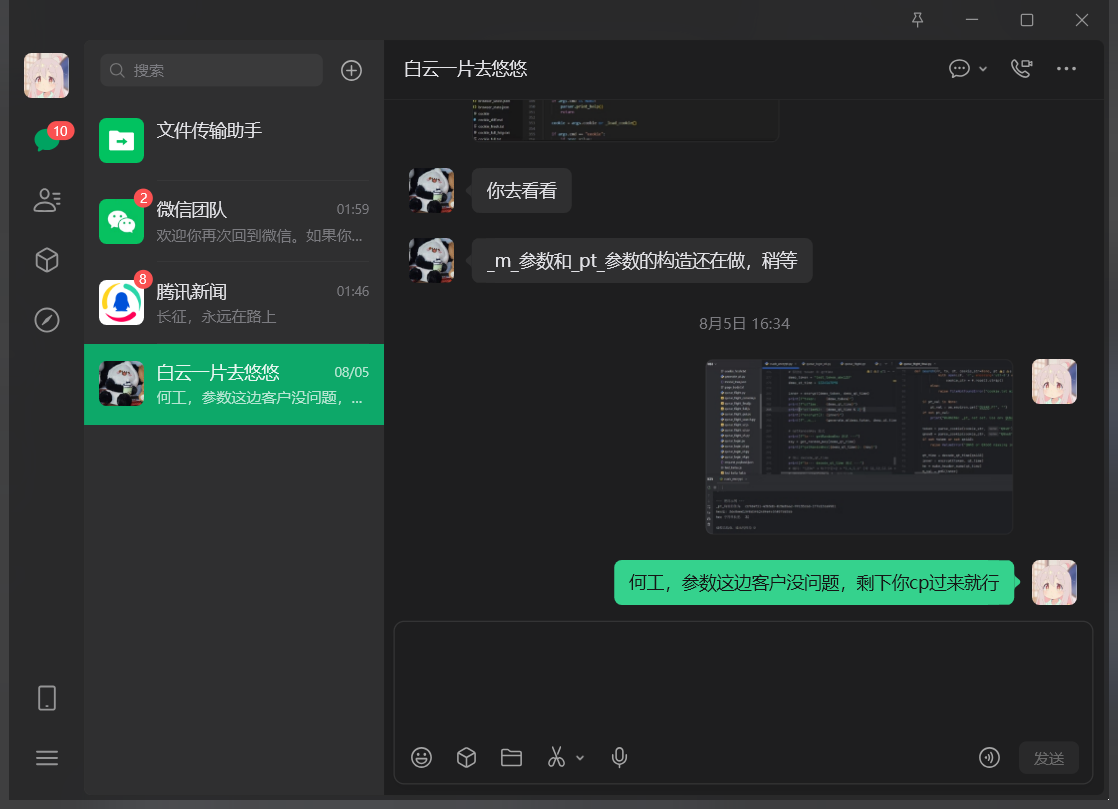
#> input picture tests/fixtures/ocr/live_restored.png, 1118 x 809 px; its folder holds 2 pictures in this run
$ python build_human_tone.py --img-dir ../tests/fixtures/ocr
#> lines starting #> are read from the running program, lines starting #| are printed output that depends on the picture
### agi/paths.py
# -*- coding: utf-8 -*-
"""P0-3：可配置的路径根（agent home）——不再把 ``E:\\agent`` 写死在代码里。

解析优先级（``agent_home()``）：
1. 环境变量 ``AGENT_HOME``
2. 环境变量 ``SOULAGENT_AGENT_HOME``
3. 配置文件 ``agi/data/paths.json`` 的 ``agent_home`` 字段
4. 默认 ``E:\\agent``（保持老机器零配置行为）

``agi/data/paths.json`` 还可以覆盖各子目录（``models_dir`` / ``gguf_dir`` /
``adapters_dir`` / ``logs_dir`` / ``venv312_python`` / ``llama_bin`` /
``convert_dir`` / ``tmp_dir`` / ``qq_export_dir`` / ``backups_dir``），
环境变量同名大写（如 ``AGENT_MODELS_DIR``）优先于文件。

用法::

    from agi.paths import agent_home, agent_path, models_dir, gguf_dir

    agent_home()                       # Path("D:/agent") 之类
    agent_path("output/gguf")          # <agent_home>/output/gguf
    models_dir() / "Qwen2.5-0.5B-Instruct"

迁移：把 ``E:\\agent`` 挪到 ``D:\\agent``，只改 ``agi/data/paths.json`` 或设
``AGENT_HOME=D:\\agent`` 即可；详见 ``docs/PATHS.md``。
"""
from __future__ import annotations

import json
import os
from pathlib import Path
from typing import Any

#: 仓库根目录（agi/ 的上一级）
REPO_ROOT = Path(__file__).resolve().parents[1]
#: 可选的本地配置文件（不入库；参考 docs/PATHS.md）
PATHS_JSON = REPO_ROOT / "agi" / "data" / "paths.json"
DEFAULT_AGENT_HOME = r"E:\agent"


def _env(name: str) -> str:
    return str(os.environ.get(name) or "").strip()


def _read_config() -> dict:
    try:
        raw = json.loads(PATHS_JSON.read_text(encoding="utf-8"))
        return raw if isinstance(raw, dict) else {}
    except Exception:  # noqa: BLE001 - 没配置/坏 JSON 用默认
        return {}


def _resolve(value: Any) -> Path | None:
    text = str(value or "").strip()
    if not text:
        return None
    path = Path(os.path.expandvars(os.path.expanduser(text)))
    if not path.is_absolute():
        path = REPO_ROOT / path
    return path


def agent_home() -> Path:
    """agent 数据根：AGENT_HOME → SOULAGENT_AGENT_HOME → paths.json → E:\\agent。"""
    for name in ("AGENT_HOME", "SOULAGENT_AGENT_HOME"):
        value = _env(name)
        if value:
            resolved = _resolve(value)
            if resolved is not None:
                return resolved
    configured = _resolve(_read_config().get("agent_home"))
    return configured if configured is not None else Path(DEFAULT_AGENT_HOME)


#: 数据根 / 日志根 / 根配置文件的环境变量（测试与多实例隔离用；生产不设置即保持历史路径）
DATA_DIR_ENV = "SOULAGENT_DATA_DIR"
LOG_DIR_ENV = "SOULAGENT_LOG_DIR"
CONFIG_ENV = "SOULAGENT_CONFIG_PATH"
WEB_CONFIG_ENV = "SOULAGENT_WEB_CONFIG"


# [45 lines left out: functions data_dir, log_dir, config_path, web_config_path, not called in this run]


def agent_path(*parts: str) -> Path:
    """``agent_home()/parts...``；parts 可以带 ``/`` 或 ``\\``。"""
    path = agent_home()
    for part in parts:
        text = str(part or "").strip().strip("/\\")
        if not text:
            continue
        for piece in text.replace("\\", "/").split("/"):
            if piece:
                path = path / piece
    return path


# [10 lines left out: function _dir, not called in this run]


def models_dir() -> Path:
    """模型目录（HF/GGUF 原始权重），默认 <home>/models。"""
    return _dir("models_dir", ("models",))


def gguf_dir() -> Path:
    """导出 GGUF 目录，默认 <home>/output/gguf。"""
    return _dir("gguf_dir", ("output", "gguf"))


def adapters_dir() -> Path:
    """LoRA/adapter 训练产物根（各次实验在其中建子目录），默认 <home>/output。"""
    return _dir("adapters_dir", ("output",))


def output_dir() -> Path:
    """训练/导出产物根，默认 <home>/output。"""
    return _dir("output_dir", ("output",))


def logs_dir() -> Path:
    """训练/评测/桌面日志目录，默认 <home>/logs。"""
    return _dir("logs_dir", ("logs",))


# [11 lines left out: function venv312_python, not called in this run]


def llama_bin() -> Path:
    """llama.cpp 二进制目录，默认 <home>/llama/cuda。"""
    return _dir("llama_bin", ("llama", "cuda"))


def convert_dir() -> Path:
    """llama.cpp convert 脚本目录，默认 <home>/llama/convert。"""
    return _dir("convert_dir", ("llama", "convert"))


def torch_lib_dir() -> Path:
    """venv312 的 torch/lib（Windows DLL 搜索用），默认 <home>/venv312/Lib/site-packages/torch/lib。"""
    return agent_path("venv312", "Lib", "site-packages", "torch", "lib")


def tmp_dir() -> Path:
    """临时中间产物，默认 <home>/tmp。"""
    return _dir("tmp_dir", ("tmp",))


def qq_export_dir() -> Path:
    """QQ 导出语料目录，默认 <home>/qq_export/c2c。"""
    return _dir("qq_export_dir", ("qq_export", "c2c"))


def backups_dir() -> Path:
    """控制台/数据库备份目录，默认 <home>/backups。"""
    return _dir("backups_dir", ("backups",))


# --------------------------------------------------------------------------- #
# V1 bot 工作区：bots/<id>/ 是唯一数据源（见 docs/plans/64）
# --------------------------------------------------------------------------- #
#: bot 根目录环境变量（优先级最高；803 启动 801/802 时注入）
BOT_ROOT_ENV = "SOULAGENT_BOT_ROOT"
BOTS_DIRNAME = "bots"


def bots_dir() -> Path:
    """仓库内 bot 目录：``<repo>/bots``。"""
    return REPO_ROOT / BOTS_DIRNAME


# [70 lines left out: functions bot_root, bot_path, describe, _source, not called in this run]

### tools/build_human_tone.py
# -*- coding: utf-8 -*-
"""P2-a 真人语气语料构建器：聊天截图 OCR + 项目真实消息 → corpus / profile / fewshot。

数据来源（全部只读）：
1. 5 张真实微信聊天截图：
   - ``C:\\Users\\Administrator\\Desktop\\img\\*.jpg``（4 张「羽毛球群」短聊天，朋友A）
   - ``8b9f2a84862977a59a2e1076cd567668.jpg`` 是与朋友B 的长聊天（已切到
     ``E:\\agent\\tmp\\girl_chat\\part00..06.png``）
   - 用 Windows.Media.Ocr 重新 OCR（**带每行 bounding box**，才能按气泡颜色分 speaker）；
     ``E:\\agent\\logs\\chat_ocr.txt`` 是 Lead 早期无坐标的 OCR，只作对照，不参与构建。
2. 项目内真实联系人库 ``agi/data/selflearn/wechat_contacts/*.sqlite3`` 的 messages 表：
   role=user 的消息 = 用户本人真实输入（只读连接，``mode=ro``）。
3. ``log/messages.jsonl``：**探测后不纳入**——其中 sender=self 的 758 条（85 unique）绝大多数
   是 AI 代发回复 / 测试回环 / 表情占位（如「在，什么事？」「[微笑]」「已润用工具…」），
   不是用户真人输入；放进 self 语料会污染语气画像。详见 profile.md「数据来源与取舍」。

清洗规则：
- 去 OCR 字间空格、时间戳行、顶部状态栏/联系人名、系统消息（撤回/拍了拍/红包等）、
  头像水印乱码（几何位置识别：右边缘 x>0.85W 且 h<=22 的小字块）、纯表情/贴图 OCR 噪声；
- 同一气泡被折行/被 OCR 拆断 → 按行间距 + 对齐方式合并；quote 引用条（「昵称：内容」）丢弃；
- speaker 由气泡颜色判定：微信绿气泡 (≈62,181,117) = self（用户本人，右侧），
  深灰气泡 (≈44,44,44) / 浅色气泡 = other；黑色 (17,17,17) 是顶栏，直接丢；
- 隐私：真实昵称→朋友A/B/C、昵称→[昵称]；6 位以上数字串→[号码]；wxid/邮箱/URL/本地路径→占位符；
- 去重：完全相同文本（按 speaker 分别）只留一条并累计 count。

产出：
- ``agi/eval_data/human_tone/corpus.jsonl``：{id, source, speaker, text, ts_hint, lang, count}
- ``agi/eval_data/human_tone/profile.md``：self 语料统计（句尾标点分布/长度/口语词/emoji/连发）
  + 与当前 AI 输出（联系人库 assistant 消息）的差距结论；末尾附机器可读 JSON（测试用）
- ``agi/eval_data/human_tone/fewshot.json``：20 条真实语气样例（去隐私）

用法::

    # 正常构建（有 E:\\agent\\tmp\\ocr_lines.json 缓存就直接用，否则先跑 Windows OCR）
    E:\\agent\\venv312\\Scripts\\python.exe tools/build_human_tone.py

    # 只看统计不落盘
    E:\\agent\\venv312\\Scripts\\python.exe tools/build_human_tone.py --dry-run

    # 强制重新 OCR
    E:\\agent\\venv312\\Scripts\\python.exe tools/build_human_tone.py --ocr

注意：本脚本不训练、不写 agi/data；contacts DB 用只读 URI 打开。
"""
from __future__ import annotations

import argparse
import json
import re
import statistics
import subprocess
import sys
import tempfile
from collections import Counter, OrderedDict
from pathlib import Path
import sys as _sys
from pathlib import Path as _Path
_ROOT = _Path(__file__).resolve().parents[1]
if str(_ROOT) not in _sys.path:
    _sys.path.insert(0, str(_ROOT))
from agi.paths import agent_path


ROOT = Path(__file__).resolve().parents[1]
OUT_DIR = ROOT / "agi" / "eval_data" / "human_tone"
CONTACTS_DIR = ROOT / "agi" / "data" / "selflearn" / "wechat_contacts"
SCREENSHOT_DIR = Path(r"C:\Users\Administrator\Desktop\img")
GIRL_PARTS_DIR = agent_path(r"tmp\girl_chat")
OCR_CACHE = agent_path(r"tmp\ocr_lines.json")
LONG_IMAGE = "8b9f2a84862977a59a2e1076cd567668.jpg"
LANG = "zh"

# --------------------------------------------------------------------------- #
# 隐私 / 清洗配置
# --------------------------------------------------------------------------- #
#: 截图里能识别的真实称呼 → 占位（小肥羊是用户本人昵称，quote 条会丢弃，仍兜底替换）
NAME_MAP = OrderedDict([
    # 长昵称/全名在前，避免子串漏替
    ("羽毛球群的小杰", "朋友A"),
    ("小杰", "朋友A"),
    ("罗煜莹", "朋友B"),
    ("犯错不睡觉", "朋友B"),
    ("刘武广", "朋友C"),
    ("邱宋凯", "朋友D"),
    ("马骏", "朋友E"),
    ("周酷诗", "朋友F"),
    ("老梅菜", "朋友G"),
    ("梅菜", "朋友G"),
    ("坤哥", "朋友H"),
    ("小黑子", "朋友I"),
    ("汉堡", "朋友J"),
    ("何工", "朋友K"),
    ("色逼", "朋友C"),
    ("小肥羊", "[昵称]"),
    ("白云一片去悠悠", "[昵称]"),
    # 公司/组织名给占位
    ("德赛", "[公司]"),
])
#: 测试/隐私扫描用：这些真实称呼不得出现在任何产出里
REAL_NAME_BLOCKLIST = tuple(NAME_MAP.keys()) + ("何工", "刘工", "周棋")
#: 头像水印 OCR 乱码（几何规则之外再兜底扫一遍）
OCR_GARBAGE_TOKENS = ("我張八又", "我嫵不次", "我八又", "張不", "弳八", "嫵八又", "艹八又")
GARBAGE_CHARS = set("張嫵弳乂亻忄刖")
SYSTEM_PATTERNS = (
    "撤回了一条消息", "拍了拍", "以上是打招呼", "你已添加", "红包", "领取了",
    "开启了好友验证", "消息已发出,但被对方拒收", "加入群聊",
)
TIME_RE = re.compile(
    r"(凌晨|早上|上午|中午|下午|傍晚|晚上|昨天|今天|前天|星期|周[一二三四五六日天])"
    r"|(\d{1,2}\s*月\s*\d{1,2}\s*[日号])"
)
URL_RE = re.compile(r"https?://\S+")
WXID_RE = re.compile(r"wxid_[0-9A-Za-z_:]+")
PHONE_RE = re.compile(r"(?<!\d)1[3-9]\d{9}(?!\d)")
CODEFIX_RE = re.compile(r"(?<!\d)\d{6,}(?!\d)")
EMAIL_RE = re.compile(r"[A-Za-z0-9._%+-]+@[A-Za-z0-9.-]+\.[A-Za-z]{2,}")
PATH_RE = re.compile(r"[A-Za-z]:[\\/][^\s，。；、\"'）)]*")
INSTITUTION_RE = re.compile(r"(?:人民|附属|中心|第[一二三四五六七八九十]+)医院")
QUOTE_RE = re.compile(r"^[^\s：:]{1,8}\s*[：:]\s*\S")
EMOJI_RE = re.compile(
    "[\U0001F000-\U0001FAFF\u2600-\u27BF\u2B00-\u2BFF\U0001F1E6-\U0001F1FF]"
)
TEXT_EMOJI_RE = re.compile(r"\[[^\[\]]{1,8}\]")
CJK_RE = re.compile(r"[\u4e00-\u9fff]")
ASCII_ALLOW = {"ok", "ok了", "okay", "sorry", "lol", "lsp", "886", "666"}
#: OCR 单字消息白名单（其它 1 字基本是贴图/头像残片）
OCR_SINGLE_ALLOW = {"诶", "欸", "嗯", "哦", "行", "好", "啊", "呀", "哈", "？", "?"}


# --------------------------------------------------------------------------- #
# OCR（Windows.Media.Ocr，带 bounding box）
# --------------------------------------------------------------------------- #
OCR_PS1 = r"""
$ErrorActionPreference = 'Stop'
Add-Type -AssemblyName System.Runtime.WindowsRuntime
$null = [Windows.Media.Ocr.OcrEngine, Windows.Foundation, ContentType = WindowsRuntime]
$null = [Windows.Storage.StorageFile, Windows.Foundation, ContentType = WindowsRuntime]
$null = [Windows.Graphics.Imaging.BitmapDecoder, Windows.Foundation, ContentType = WindowsRuntime]
$null = [Windows.Globalization.Language, Windows.Foundation, ContentType = WindowsRuntime]
function Await($WinRtTask, $ResultType) {
    $asTask = ([System.WindowsRuntimeSystemExtensions].GetMethods() | Where-Object {
        $_.Name -eq 'AsTask' -and $_.GetParameters().Count -eq 1 -and
        $_.GetParameters()[0].ParameterType.Name -eq 'IAsyncOperation`1' })[0]
    $netTask = $asTask.MakeGenericMethod($ResultType).Invoke($null, @($WinRtTask))
    $netTask.Wait(-1) | Out-Null
    $netTask.Result
}
$lang = [Windows.Globalization.Language]::new('zh-Hans-CN')
$engine = [Windows.Media.Ocr.OcrEngine]::TryCreateFromLanguage($lang)
if (-not $engine) { throw 'OCR engine unavailable' }
$all = @()
foreach ($f in $args) {
    if (-not (Test-Path $f)) { Write-Host "missing: $f"; continue }
    Write-Host "== $f"
    $sf = Await ([Windows.Storage.StorageFile]::GetFileFromPathAsync((Resolve-Path $f).Path)) ([Windows.Storage.StorageFile])
    $stream = Await ($sf.OpenAsync([Windows.Storage.FileAccessMode]::Read)) ([Windows.Storage.Streams.IRandomAccessStream])
    $decoder = Await ([Windows.Graphics.Imaging.BitmapDecoder]::CreateAsync($stream)) ([Windows.Graphics.Imaging.BitmapDecoder])
    $bitmap = Await ($decoder.GetSoftwareBitmapAsync()) ([Windows.Graphics.Imaging.SoftwareBitmap])
    $result = Await ($engine.RecognizeAsync($bitmap)) ([Windows.Media.Ocr.OcrResult])
    foreach ($line in $result.Lines) {
        $x1 = 1e9; $y1 = 1e9; $x2 = -1e9; $y2 = -1e9
        foreach ($word in $line.Words) {
            $r = $word.BoundingRect
            if ($r.X -lt $x1) { $x1 = $r.X }
            if ($r.Y -lt $y1) { $y1 = $r.Y }
            if (($r.X + $r.Width) -gt $x2) { $x2 = $r.X + $r.Width }
            if (($r.Y + $r.Height) -gt $y2) { $y2 = $r.Y + $r.Height }
        }
        $all += [pscustomobject]@{
            file = [System.IO.Path]::GetFileName($f)
            text = $line.Text
            x = [math]::Round($x1, 1)
            y = [math]::Round($y1, 1)
            w = [math]::Round($x2 - $x1, 1)
            h = [math]::Round($y2 - $y1, 1)
            img_w = $bitmap.PixelWidth
            img_h = $bitmap.PixelHeight
        }
    }
    $stream.Dispose()
}
$all | ConvertTo-Json -Depth 4 | Set-Content -Path $env:HT_OCR_OUT -Encoding UTF8
"""


def screenshot_files(extra_dirs: list[Path] | None = None) -> list[Path]:
    """多目录截图（原 img + img/new 等）+ 长聊切片；逐目录收集 jpg/jpeg/png。"""
    dirs = [SCREENSHOT_DIR, *(extra_dirs or [])]
    files: list[Path] = []
    for base in dirs:
        if not base.exists():
            continue
        for pattern in ("*.jpg", "*.jpeg", "*.png"):
            files.extend(sorted(base.glob(pattern)))
#> pass 2 of the loop in screenshot_files, `for base in dirs:`:
    files = [p for p in files if p.name != LONG_IMAGE]
    parts = sorted(GIRL_PARTS_DIR.glob("part*.png"))
    return files + parts


OCR_SCALE = 2.0
OCR_MAX_DIM = 9500   # Windows.Media.Ocr MaxImageDimension = 10000，留余量
OCR_CHUNK = int((OCR_MAX_DIM - 200) / OCR_SCALE)   # 原图像素高度：超长图按这个切段


def preprocess_for_ocr(files: list[Path], tmp_dir: Path,
                       scale: float = OCR_SCALE) -> dict[str, dict]:
    """放大 + 提对比后再 OCR；超长截图按高度切段（OCR 有 10000px 上限）。

    返回 {准备文件名: {"file": 原图名, "y0": 段在原图的 y 偏移, "scale": 缩放,
                        "img_w"/"img_h": 原图尺寸}}，用于把 bbox 映射回原图。
    """
#> called with scale = 2
    from PIL import Image, ImageEnhance

    mapping: dict[str, dict] = {}
    for path in files:
        image = Image.open(path).convert("RGB")
#> image is the input picture: PIL image 1118x809 RGB; mean R, G, B 41.1, 48.1, 46.2
        width, height = image.size
#> width = 1118; height = 809
        chunk = max(400, int((OCR_MAX_DIM - 200) / scale))
        if height <= chunk:
            crops = [(image, 0)]
        else:
            crops = []
            offset = 0
            while offset < height:
                crops.append((image.crop((0, offset, width, min(height, offset + chunk))), offset))
                offset += chunk
        for index, (crop, y0) in enumerate(crops):
            scaled = crop.resize((max(1, round(crop.width * scale)),
                                  max(1, round(crop.height * scale))), Image.LANCZOS)
            scaled = ImageEnhance.Contrast(scaled).enhance(1.15)
            name = path.name if len(crops) == 1 else f"{path.stem}__p{index}{path.suffix.lower()}"
            target = tmp_dir / name
            if path.suffix.lower() in (".jpg", ".jpeg"):
                scaled.save(target, quality=95)
            else:
                scaled.save(target)
            mapping[name] = {"file": path.name, "y0": y0, "scale": scale,
                             "img_w": width, "img_h": height}
#> this loop made 1 pass
#> (y0, name) on pass 1: (0, 'live_restored.png')
#> pass 1, in preprocess_for_ocr, `scaled = ImageEnhance.Contrast(scaled).enhance(1.15)`:
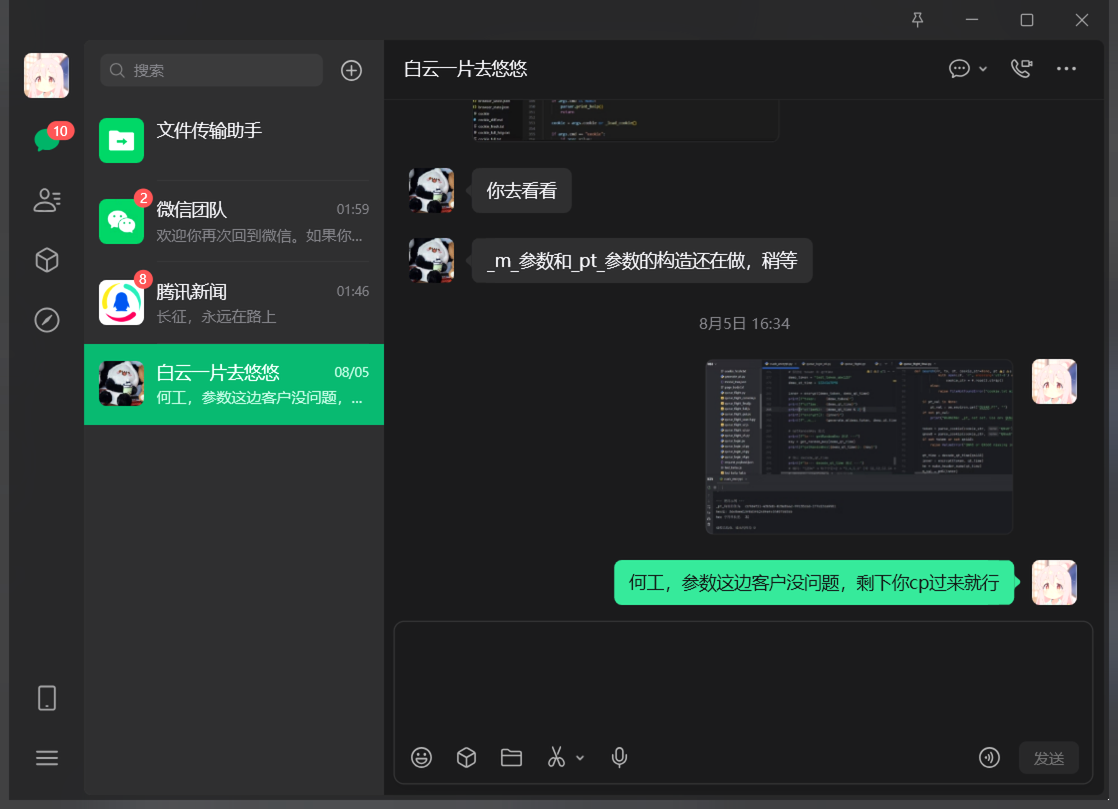
#> scaled: PIL image 2236x1618 RGB (shown at 1/2 size); mean R, G, B 39.8, 47.8, 45.5
#> after the loop, mapping = 1 item
#> pass 2 of the loop in preprocess_for_ocr, `for path in files:`:
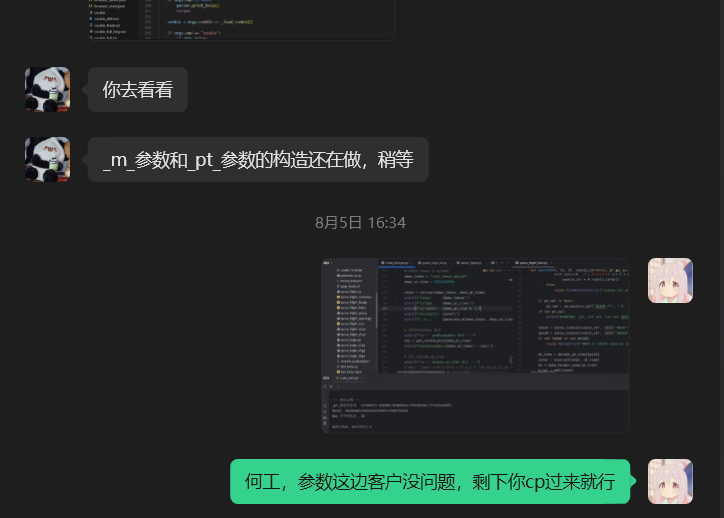
#> input picture tests/fixtures/ocr/message_region.png, 724 x 518 px
#> in preprocess_for_ocr, image is the input picture: PIL image 724x518 RGB; mean R, G, B 37, 43.8, 42.1
#> the loop in preprocess_for_ocr, `for index, (crop, y0) in enumerate(crops):` made 1 pass
#> pass 1, in preprocess_for_ocr, `scaled = ImageEnhance.Contrast(scaled).enhance(1.15)`:
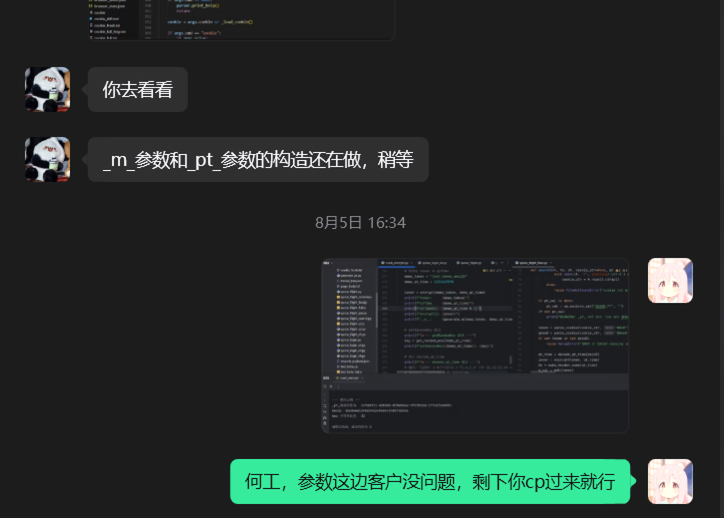
#> scaled: PIL image 1448x1036 RGB (shown at 1/2 size); mean R, G, B 35.9, 43.8, 41.7
#> after the loop in preprocess_for_ocr, `for index, (crop, y0) in enumerate(crops):`: mapping = 2 items
    return mapping


def run_windows_ocr(files: list[Path], cache_path: Path = OCR_CACHE) -> list[dict]:
    """调用 Windows.Media.Ocr 重新 OCR，返回带 bbox 的行列表。

    注意：PowerShell 的 stdout 在 Windows 上是本地代码页（cp936），直接读会得到乱码；
    这里让 PS 自己用 UTF-8 写文件，再由 Python 读；bbox 坐标从放大图映射回原图。
    """
    cache_path.parent.mkdir(parents=True, exist_ok=True)
    import os
    with tempfile.TemporaryDirectory() as tmp:
        tmp_dir = Path(tmp)
        mapping = preprocess_for_ocr(list(files), tmp_dir)
#> mapping = 2 items
        prepared = [tmp_dir / name for name in mapping]
#> prepared = 2 items
        script = tmp_dir / "ocr_boxes.ps1"
        script.write_text(OCR_PS1, encoding="utf-8-sig")
        env = dict(os.environ, HT_OCR_OUT=str(cache_path))
        cmd = ["powershell", "-NoProfile", "-ExecutionPolicy", "Bypass", "-File",
               str(script), *[str(p) for p in prepared]]
#> (the run stopped early here; a loop or call above may not have finished)
